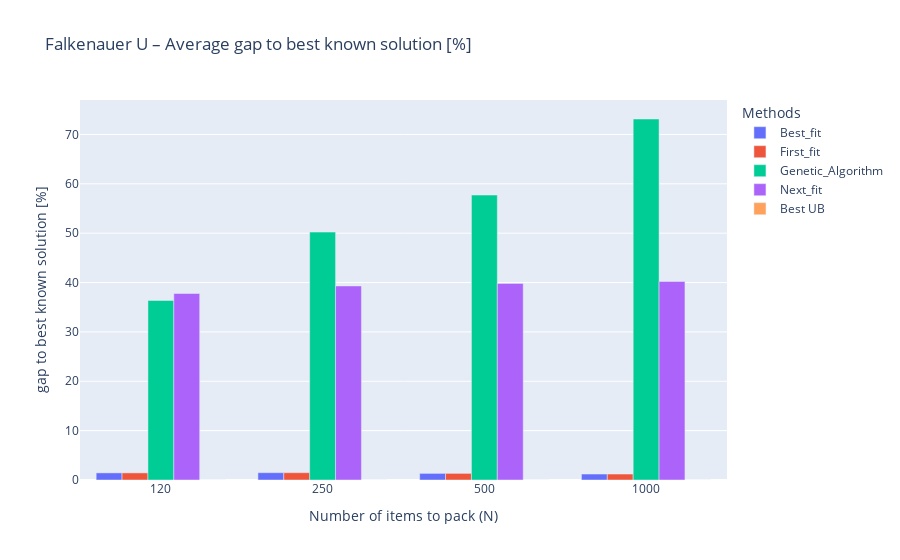

Source (notebook cell):
### Code cell
plot_category_metric_by_n('Falkenauer U', 'GAP')

### Figure 1 — Plotly figure (JSON) as saved in the notebook; plotly's stock layout.template omitted (floating-point values rounded to 4 significant figures)
{"data": [{"alignmentgroup": "True", "hovertemplate": "METHOD_NAME=Best_fit<br>N=%{x}<br>GAP=%{y}<extra></extra>", "legendgroup": "Best_fit", "marker": {"color": "#636efa", "pattern": {"shape": ""}}, "name": "Best_fit", "offsetgroup": "Best_fit", "orientation": "v", "showlegend": true, "textposition": "auto", "type": "bar", "x": ["120", "250", "500", "1000"], "xaxis": "x", "y": [1.44, 1.48, 1.34, 1.21], "yaxis": "y"}, {"alignmentgroup": "True", "hovertemplate": "METHOD_NAME=First_fit<br>N=%{x}<br>GAP=%{y}<extra></extra>", "legendgroup": "First_fit", "marker": {"color": "#EF553B", "pattern": {"shape": ""}}, "name": "First_fit", "offsetgroup": "First_fit", "orientation": "v", "showlegend": true, "textposition": "auto", "type": "bar", "x": ["120", "250", "500", "1000"], "xaxis": "x", "y": [1.44, 1.48, 1.34, 1.21], "yaxis": "y"}, {"alignmentgroup": "True", "hovertemplate": "METHOD_NAME=Genetic_Algorithm<br>N=%{x}<br>GAP=%{y}<extra></extra>", "legendgroup": "Genetic_Algorithm", "marker": {"color": "#00cc96", "pattern": {"shape": ""}}, "name": "Genetic_Algorithm", "offsetgroup": "Genetic_Algorithm", "orientation": "v", "showlegend": true, "textposition": "auto", "type": "bar", "x": ["120", "250", "500", "1000"], "xaxis": "x", "y": [36.36, 50.22, 57.72, 73.13], "yaxis": "y"}, {"alignmentgroup": "True", "hovertemplate": "METHOD_NAME=Next_fit<br>N=%{x}<br>GAP=%{y}<extra></extra>", "legendgroup": "Next_fit", "marker": {"color": "#ab63fa", "pattern": {"shape": ""}}, "name": "Next_fit", "offsetgroup": "Next_fit", "orientation": "v", "showlegend": true, "textposition": "auto", "type": "bar", "x": ["120", "250", "500", "1000"], "xaxis": "x", "y": [37.78, 39.31, 39.83, 40.21], "yaxis": "y"}, {"alignmentgroup": "True", "hovertemplate": "METHOD_NAME=Best UB<br>N=%{x}<br>GAP=%{y}<extra></extra>", "legendgroup": "Best UB", "marker": {"color": "#FFA15A", "pattern": {"shape": ""}}, "name": "Best UB", "offsetgroup": "Best UB", "orientation": "v", "showlegend": true, "textposition": "auto", "type": "bar", "x": ["120", "250", "500", "1000"], "xaxis": "x", "y": [0, 0, 0, 0], "yaxis": "y"}], "layout": {"autosize": true, "barmode": "group", "legend": {"title": {"text": "Methods"}, "tracegroupgap": 0}, "title": {"text": "Falkenauer U – Average gap to best known solution [%]"}, "xaxis": {"anchor": "y", "autorange": true, "domain": [0, 1], "range": [-0.5, 3.5], "title": {"text": "Number of items to pack (N)"}, "type": "category"}, "yaxis": {"anchor": "x", "autorange": true, "domain": [0, 1], "range": [0, 76.98], "title": {"text": "gap to best known solution [%]"}, "type": "linear"}}}
